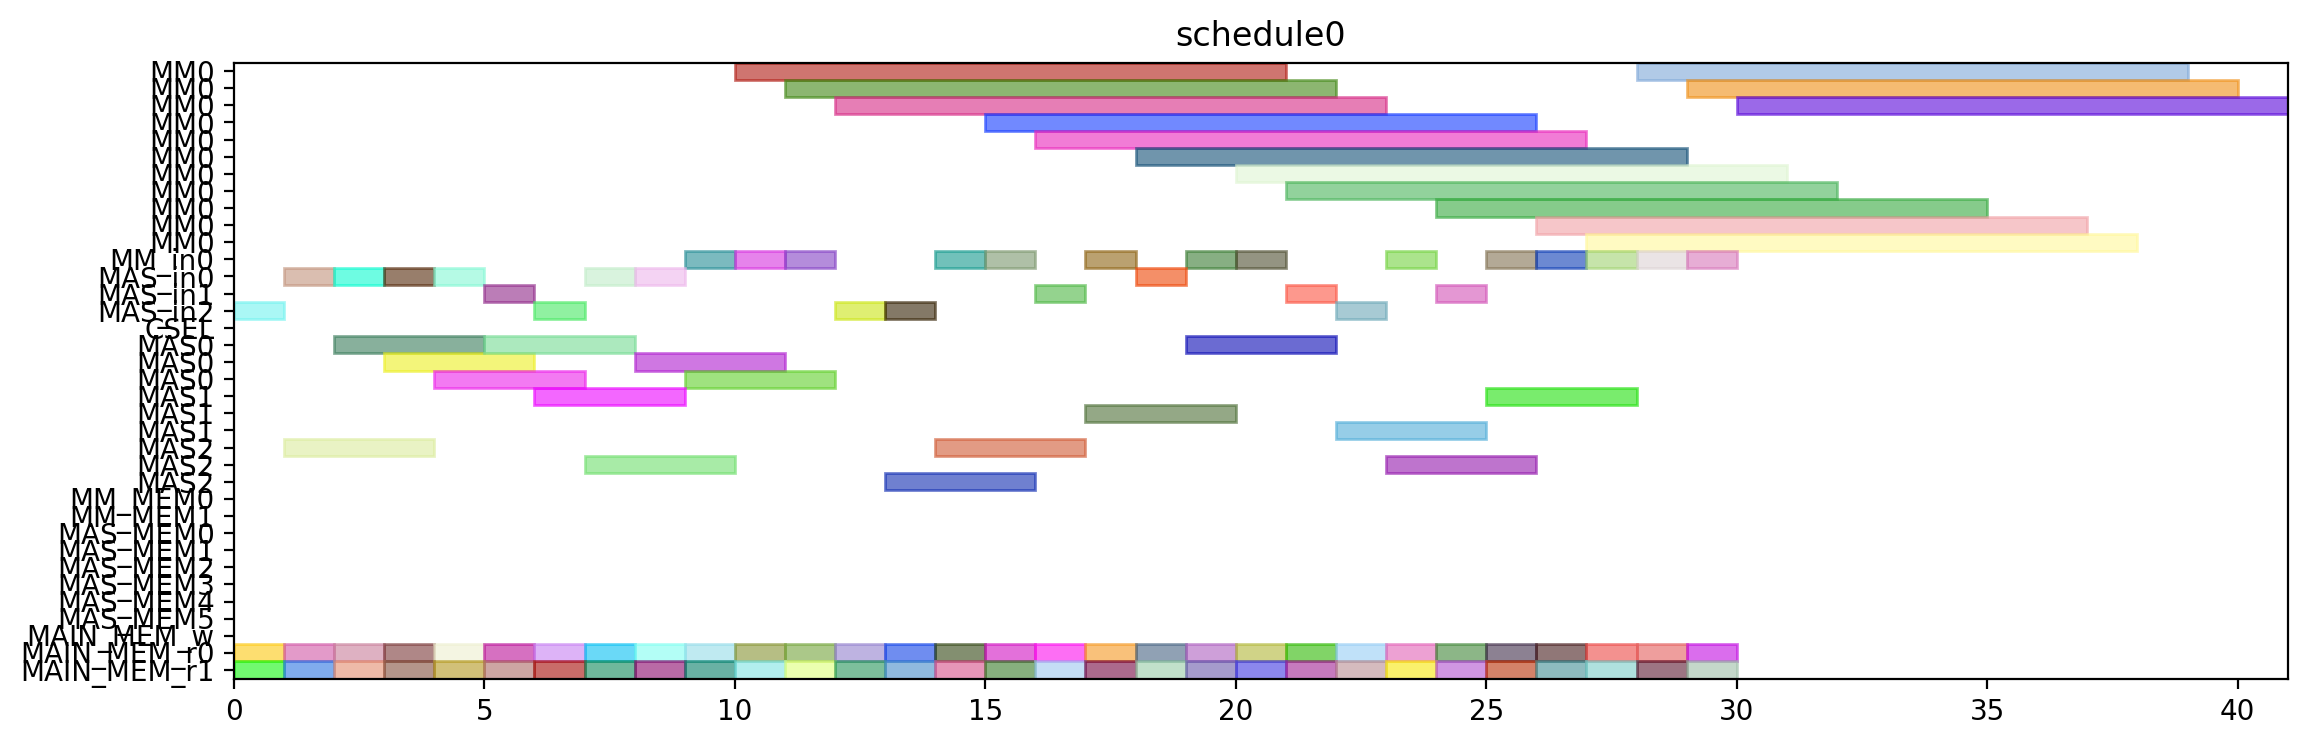

Write the Python code that produced this figure.
from pyschedule import Scenario, solvers, plotters, alt


def solve():
	horizon = 120
	S = Scenario("schedule0", horizon=horizon)

	# resource
	MM = S.Resources('MM', num=1, size=11)
	MM_in = S.Resources('MM_in', num=1)
	MAS_in = S.Resources('MAS_in', num=3)
	CSEL = S.Resource('CSEL')
	MAS = S.Resources('MAS', num=3, size=3, periods=range(1, horizon))
	MM_MEM = S.Resources('MM_MEM', num=2)
	MAS_MEM = S.Resources('MAS_MEM', num=6)
	MAIN_MEM_w = S.Resource('MAIN_MEM_w', size=1)
	MAIN_MEM_r = S.Resources('MAIN_MEM_r', num=2)

	# result of previous scheduling

	# new tasks
	t1_t0 = S.Task('t1_t0', length=11, delay_cost=1)
	t1_t0 += alt(MM)
	t1_t0_in = S.Task('t1_t0_in', length=1, delay_cost=1)
	t1_t0_in += alt(MM_in)
	S += t1_t0_in*MM_in[0]<=t1_t0*MM[0]
	t1_t0_mem0 = S.Task('t1_t0_mem0', length=1, delay_cost=1)
	t1_t0_mem0 += MAIN_MEM_r[0]
	S += t1_t0_mem0 <= t1_t0

	t1_t0_mem1 = S.Task('t1_t0_mem1', length=1, delay_cost=1)
	t1_t0_mem1 += MAIN_MEM_r[1]
	S += t1_t0_mem1 <= t1_t0

	t1_t1 = S.Task('t1_t1', length=11, delay_cost=1)
	t1_t1 += alt(MM)
	t1_t1_in = S.Task('t1_t1_in', length=1, delay_cost=1)
	t1_t1_in += alt(MM_in)
	S += t1_t1_in*MM_in[0]<=t1_t1*MM[0]
	t1_t1_mem0 = S.Task('t1_t1_mem0', length=1, delay_cost=1)
	t1_t1_mem0 += MAIN_MEM_r[0]
	S += t1_t1_mem0 <= t1_t1

	t1_t1_mem1 = S.Task('t1_t1_mem1', length=1, delay_cost=1)
	t1_t1_mem1 += MAIN_MEM_r[1]
	S += t1_t1_mem1 <= t1_t1

	t1_t2 = S.Task('t1_t2', length=3, delay_cost=1)
	t1_t2 += alt(MAS)
	t1_t2_in = S.Task('t1_t2_in', length=1, delay_cost=1)
	t1_t2_in += alt(MAS_in)
	S += t1_t2_in*MAS_in[0]<=t1_t2*MAS[0]

	S += t1_t2_in*MAS_in[1]<=t1_t2*MAS[1]

	S += t1_t2_in*MAS_in[2]<=t1_t2*MAS[2]

	t1_t2_mem0 = S.Task('t1_t2_mem0', length=1, delay_cost=1)
	t1_t2_mem0 += MAIN_MEM_r[0]
	S += t1_t2_mem0 <= t1_t2

	t1_t2_mem1 = S.Task('t1_t2_mem1', length=1, delay_cost=1)
	t1_t2_mem1 += MAIN_MEM_r[1]
	S += t1_t2_mem1 <= t1_t2

	t1_t3 = S.Task('t1_t3', length=3, delay_cost=1)
	t1_t3 += alt(MAS)
	t1_t3_in = S.Task('t1_t3_in', length=1, delay_cost=1)
	t1_t3_in += alt(MAS_in)
	S += t1_t3_in*MAS_in[0]<=t1_t3*MAS[0]

	S += t1_t3_in*MAS_in[1]<=t1_t3*MAS[1]

	S += t1_t3_in*MAS_in[2]<=t1_t3*MAS[2]

	t1_t3_mem0 = S.Task('t1_t3_mem0', length=1, delay_cost=1)
	t1_t3_mem0 += MAIN_MEM_r[0]
	S += t1_t3_mem0 <= t1_t3

	t1_t3_mem1 = S.Task('t1_t3_mem1', length=1, delay_cost=1)
	t1_t3_mem1 += MAIN_MEM_r[1]
	S += t1_t3_mem1 <= t1_t3

	t2_t0 = S.Task('t2_t0', length=11, delay_cost=1)
	t2_t0 += alt(MM)
	t2_t0_in = S.Task('t2_t0_in', length=1, delay_cost=1)
	t2_t0_in += alt(MM_in)
	S += t2_t0_in*MM_in[0]<=t2_t0*MM[0]
	t2_t0_mem0 = S.Task('t2_t0_mem0', length=1, delay_cost=1)
	t2_t0_mem0 += MAIN_MEM_r[0]
	S += t2_t0_mem0 <= t2_t0

	t2_t0_mem1 = S.Task('t2_t0_mem1', length=1, delay_cost=1)
	t2_t0_mem1 += MAIN_MEM_r[1]
	S += t2_t0_mem1 <= t2_t0

	t2_t1 = S.Task('t2_t1', length=11, delay_cost=1)
	t2_t1 += alt(MM)
	t2_t1_in = S.Task('t2_t1_in', length=1, delay_cost=1)
	t2_t1_in += alt(MM_in)
	S += t2_t1_in*MM_in[0]<=t2_t1*MM[0]
	t2_t1_mem0 = S.Task('t2_t1_mem0', length=1, delay_cost=1)
	t2_t1_mem0 += MAIN_MEM_r[0]
	S += t2_t1_mem0 <= t2_t1

	t2_t1_mem1 = S.Task('t2_t1_mem1', length=1, delay_cost=1)
	t2_t1_mem1 += MAIN_MEM_r[1]
	S += t2_t1_mem1 <= t2_t1

	t2_t2 = S.Task('t2_t2', length=3, delay_cost=1)
	t2_t2 += alt(MAS)
	t2_t2_in = S.Task('t2_t2_in', length=1, delay_cost=1)
	t2_t2_in += alt(MAS_in)
	S += t2_t2_in*MAS_in[0]<=t2_t2*MAS[0]

	S += t2_t2_in*MAS_in[1]<=t2_t2*MAS[1]

	S += t2_t2_in*MAS_in[2]<=t2_t2*MAS[2]

	t2_t2_mem0 = S.Task('t2_t2_mem0', length=1, delay_cost=1)
	t2_t2_mem0 += MAIN_MEM_r[0]
	S += t2_t2_mem0 <= t2_t2

	t2_t2_mem1 = S.Task('t2_t2_mem1', length=1, delay_cost=1)
	t2_t2_mem1 += MAIN_MEM_r[1]
	S += t2_t2_mem1 <= t2_t2

	t2_t3 = S.Task('t2_t3', length=3, delay_cost=1)
	t2_t3 += alt(MAS)
	t2_t3_in = S.Task('t2_t3_in', length=1, delay_cost=1)
	t2_t3_in += alt(MAS_in)
	S += t2_t3_in*MAS_in[0]<=t2_t3*MAS[0]

	S += t2_t3_in*MAS_in[1]<=t2_t3*MAS[1]

	S += t2_t3_in*MAS_in[2]<=t2_t3*MAS[2]

	t2_t3_mem0 = S.Task('t2_t3_mem0', length=1, delay_cost=1)
	t2_t3_mem0 += MAIN_MEM_r[0]
	S += t2_t3_mem0 <= t2_t3

	t2_t3_mem1 = S.Task('t2_t3_mem1', length=1, delay_cost=1)
	t2_t3_mem1 += MAIN_MEM_r[1]
	S += t2_t3_mem1 <= t2_t3

	t0_t0 = S.Task('t0_t0', length=11, delay_cost=1)
	t0_t0 += alt(MM)
	t0_t0_in = S.Task('t0_t0_in', length=1, delay_cost=1)
	t0_t0_in += alt(MM_in)
	S += t0_t0_in*MM_in[0]<=t0_t0*MM[0]
	t0_t0_mem0 = S.Task('t0_t0_mem0', length=1, delay_cost=1)
	t0_t0_mem0 += MAIN_MEM_r[0]
	S += t0_t0_mem0 <= t0_t0

	t0_t0_mem1 = S.Task('t0_t0_mem1', length=1, delay_cost=1)
	t0_t0_mem1 += MAIN_MEM_r[1]
	S += t0_t0_mem1 <= t0_t0

	t0_t1 = S.Task('t0_t1', length=11, delay_cost=1)
	t0_t1 += alt(MM)
	t0_t1_in = S.Task('t0_t1_in', length=1, delay_cost=1)
	t0_t1_in += alt(MM_in)
	S += t0_t1_in*MM_in[0]<=t0_t1*MM[0]
	t0_t1_mem0 = S.Task('t0_t1_mem0', length=1, delay_cost=1)
	t0_t1_mem0 += MAIN_MEM_r[0]
	S += t0_t1_mem0 <= t0_t1

	t0_t1_mem1 = S.Task('t0_t1_mem1', length=1, delay_cost=1)
	t0_t1_mem1 += MAIN_MEM_r[1]
	S += t0_t1_mem1 <= t0_t1

	t0_t2 = S.Task('t0_t2', length=3, delay_cost=1)
	t0_t2 += alt(MAS)
	t0_t2_in = S.Task('t0_t2_in', length=1, delay_cost=1)
	t0_t2_in += alt(MAS_in)
	S += t0_t2_in*MAS_in[0]<=t0_t2*MAS[0]

	S += t0_t2_in*MAS_in[1]<=t0_t2*MAS[1]

	S += t0_t2_in*MAS_in[2]<=t0_t2*MAS[2]

	t0_t2_mem0 = S.Task('t0_t2_mem0', length=1, delay_cost=1)
	t0_t2_mem0 += MAIN_MEM_r[0]
	S += t0_t2_mem0 <= t0_t2

	t0_t2_mem1 = S.Task('t0_t2_mem1', length=1, delay_cost=1)
	t0_t2_mem1 += MAIN_MEM_r[1]
	S += t0_t2_mem1 <= t0_t2

	t0_t3 = S.Task('t0_t3', length=3, delay_cost=1)
	t0_t3 += alt(MAS)
	t0_t3_in = S.Task('t0_t3_in', length=1, delay_cost=1)
	t0_t3_in += alt(MAS_in)
	S += t0_t3_in*MAS_in[0]<=t0_t3*MAS[0]

	S += t0_t3_in*MAS_in[1]<=t0_t3*MAS[1]

	S += t0_t3_in*MAS_in[2]<=t0_t3*MAS[2]

	t0_t3_mem0 = S.Task('t0_t3_mem0', length=1, delay_cost=1)
	t0_t3_mem0 += MAIN_MEM_r[0]
	S += t0_t3_mem0 <= t0_t3

	t0_t3_mem1 = S.Task('t0_t3_mem1', length=1, delay_cost=1)
	t0_t3_mem1 += MAIN_MEM_r[1]
	S += t0_t3_mem1 <= t0_t3

	t4_t0_t0 = S.Task('t4_t0_t0', length=11, delay_cost=1)
	t4_t0_t0 += alt(MM)
	t4_t0_t0_in = S.Task('t4_t0_t0_in', length=1, delay_cost=1)
	t4_t0_t0_in += alt(MM_in)
	S += t4_t0_t0_in*MM_in[0]<=t4_t0_t0*MM[0]
	t4_t0_t0_mem0 = S.Task('t4_t0_t0_mem0', length=1, delay_cost=1)
	t4_t0_t0_mem0 += MAIN_MEM_r[0]
	S += t4_t0_t0_mem0 <= t4_t0_t0

	t4_t0_t0_mem1 = S.Task('t4_t0_t0_mem1', length=1, delay_cost=1)
	t4_t0_t0_mem1 += MAIN_MEM_r[1]
	S += t4_t0_t0_mem1 <= t4_t0_t0

	t4_t0_t1 = S.Task('t4_t0_t1', length=11, delay_cost=1)
	t4_t0_t1 += alt(MM)
	t4_t0_t1_in = S.Task('t4_t0_t1_in', length=1, delay_cost=1)
	t4_t0_t1_in += alt(MM_in)
	S += t4_t0_t1_in*MM_in[0]<=t4_t0_t1*MM[0]
	t4_t0_t1_mem0 = S.Task('t4_t0_t1_mem0', length=1, delay_cost=1)
	t4_t0_t1_mem0 += MAIN_MEM_r[0]
	S += t4_t0_t1_mem0 <= t4_t0_t1

	t4_t0_t1_mem1 = S.Task('t4_t0_t1_mem1', length=1, delay_cost=1)
	t4_t0_t1_mem1 += MAIN_MEM_r[1]
	S += t4_t0_t1_mem1 <= t4_t0_t1

	t4_t0_t2 = S.Task('t4_t0_t2', length=3, delay_cost=1)
	t4_t0_t2 += alt(MAS)
	t4_t0_t2_in = S.Task('t4_t0_t2_in', length=1, delay_cost=1)
	t4_t0_t2_in += alt(MAS_in)
	S += t4_t0_t2_in*MAS_in[0]<=t4_t0_t2*MAS[0]

	S += t4_t0_t2_in*MAS_in[1]<=t4_t0_t2*MAS[1]

	S += t4_t0_t2_in*MAS_in[2]<=t4_t0_t2*MAS[2]

	t4_t0_t2_mem0 = S.Task('t4_t0_t2_mem0', length=1, delay_cost=1)
	t4_t0_t2_mem0 += MAIN_MEM_r[0]
	S += t4_t0_t2_mem0 <= t4_t0_t2

	t4_t0_t2_mem1 = S.Task('t4_t0_t2_mem1', length=1, delay_cost=1)
	t4_t0_t2_mem1 += MAIN_MEM_r[1]
	S += t4_t0_t2_mem1 <= t4_t0_t2

	t4_t0_t3 = S.Task('t4_t0_t3', length=3, delay_cost=1)
	t4_t0_t3 += alt(MAS)
	t4_t0_t3_in = S.Task('t4_t0_t3_in', length=1, delay_cost=1)
	t4_t0_t3_in += alt(MAS_in)
	S += t4_t0_t3_in*MAS_in[0]<=t4_t0_t3*MAS[0]

	S += t4_t0_t3_in*MAS_in[1]<=t4_t0_t3*MAS[1]

	S += t4_t0_t3_in*MAS_in[2]<=t4_t0_t3*MAS[2]

	t4_t0_t3_mem0 = S.Task('t4_t0_t3_mem0', length=1, delay_cost=1)
	t4_t0_t3_mem0 += MAIN_MEM_r[0]
	S += t4_t0_t3_mem0 <= t4_t0_t3

	t4_t0_t3_mem1 = S.Task('t4_t0_t3_mem1', length=1, delay_cost=1)
	t4_t0_t3_mem1 += MAIN_MEM_r[1]
	S += t4_t0_t3_mem1 <= t4_t0_t3

	t4_t1_t0 = S.Task('t4_t1_t0', length=11, delay_cost=1)
	t4_t1_t0 += alt(MM)
	t4_t1_t0_in = S.Task('t4_t1_t0_in', length=1, delay_cost=1)
	t4_t1_t0_in += alt(MM_in)
	S += t4_t1_t0_in*MM_in[0]<=t4_t1_t0*MM[0]
	t4_t1_t0_mem0 = S.Task('t4_t1_t0_mem0', length=1, delay_cost=1)
	t4_t1_t0_mem0 += MAIN_MEM_r[0]
	S += t4_t1_t0_mem0 <= t4_t1_t0

	t4_t1_t0_mem1 = S.Task('t4_t1_t0_mem1', length=1, delay_cost=1)
	t4_t1_t0_mem1 += MAIN_MEM_r[1]
	S += t4_t1_t0_mem1 <= t4_t1_t0

	t4_t1_t1 = S.Task('t4_t1_t1', length=11, delay_cost=1)
	t4_t1_t1 += alt(MM)
	t4_t1_t1_in = S.Task('t4_t1_t1_in', length=1, delay_cost=1)
	t4_t1_t1_in += alt(MM_in)
	S += t4_t1_t1_in*MM_in[0]<=t4_t1_t1*MM[0]
	t4_t1_t1_mem0 = S.Task('t4_t1_t1_mem0', length=1, delay_cost=1)
	t4_t1_t1_mem0 += MAIN_MEM_r[0]
	S += t4_t1_t1_mem0 <= t4_t1_t1

	t4_t1_t1_mem1 = S.Task('t4_t1_t1_mem1', length=1, delay_cost=1)
	t4_t1_t1_mem1 += MAIN_MEM_r[1]
	S += t4_t1_t1_mem1 <= t4_t1_t1

	t4_t1_t2 = S.Task('t4_t1_t2', length=3, delay_cost=1)
	t4_t1_t2 += alt(MAS)
	t4_t1_t2_in = S.Task('t4_t1_t2_in', length=1, delay_cost=1)
	t4_t1_t2_in += alt(MAS_in)
	S += t4_t1_t2_in*MAS_in[0]<=t4_t1_t2*MAS[0]

	S += t4_t1_t2_in*MAS_in[1]<=t4_t1_t2*MAS[1]

	S += t4_t1_t2_in*MAS_in[2]<=t4_t1_t2*MAS[2]

	t4_t1_t2_mem0 = S.Task('t4_t1_t2_mem0', length=1, delay_cost=1)
	t4_t1_t2_mem0 += MAIN_MEM_r[0]
	S += t4_t1_t2_mem0 <= t4_t1_t2

	t4_t1_t2_mem1 = S.Task('t4_t1_t2_mem1', length=1, delay_cost=1)
	t4_t1_t2_mem1 += MAIN_MEM_r[1]
	S += t4_t1_t2_mem1 <= t4_t1_t2

	t4_t1_t3 = S.Task('t4_t1_t3', length=3, delay_cost=1)
	t4_t1_t3 += alt(MAS)
	t4_t1_t3_in = S.Task('t4_t1_t3_in', length=1, delay_cost=1)
	t4_t1_t3_in += alt(MAS_in)
	S += t4_t1_t3_in*MAS_in[0]<=t4_t1_t3*MAS[0]

	S += t4_t1_t3_in*MAS_in[1]<=t4_t1_t3*MAS[1]

	S += t4_t1_t3_in*MAS_in[2]<=t4_t1_t3*MAS[2]

	t4_t1_t3_mem0 = S.Task('t4_t1_t3_mem0', length=1, delay_cost=1)
	t4_t1_t3_mem0 += MAIN_MEM_r[0]
	S += t4_t1_t3_mem0 <= t4_t1_t3

	t4_t1_t3_mem1 = S.Task('t4_t1_t3_mem1', length=1, delay_cost=1)
	t4_t1_t3_mem1 += MAIN_MEM_r[1]
	S += t4_t1_t3_mem1 <= t4_t1_t3

	t4_t2_t0 = S.Task('t4_t2_t0', length=11, delay_cost=1)
	t4_t2_t0 += alt(MM)
	t4_t2_t0_in = S.Task('t4_t2_t0_in', length=1, delay_cost=1)
	t4_t2_t0_in += alt(MM_in)
	S += t4_t2_t0_in*MM_in[0]<=t4_t2_t0*MM[0]
	t4_t2_t0_mem0 = S.Task('t4_t2_t0_mem0', length=1, delay_cost=1)
	t4_t2_t0_mem0 += MAIN_MEM_r[0]
	S += t4_t2_t0_mem0 <= t4_t2_t0

	t4_t2_t0_mem1 = S.Task('t4_t2_t0_mem1', length=1, delay_cost=1)
	t4_t2_t0_mem1 += MAIN_MEM_r[1]
	S += t4_t2_t0_mem1 <= t4_t2_t0

	t4_t2_t1 = S.Task('t4_t2_t1', length=11, delay_cost=1)
	t4_t2_t1 += alt(MM)
	t4_t2_t1_in = S.Task('t4_t2_t1_in', length=1, delay_cost=1)
	t4_t2_t1_in += alt(MM_in)
	S += t4_t2_t1_in*MM_in[0]<=t4_t2_t1*MM[0]
	t4_t2_t1_mem0 = S.Task('t4_t2_t1_mem0', length=1, delay_cost=1)
	t4_t2_t1_mem0 += MAIN_MEM_r[0]
	S += t4_t2_t1_mem0 <= t4_t2_t1

	t4_t2_t1_mem1 = S.Task('t4_t2_t1_mem1', length=1, delay_cost=1)
	t4_t2_t1_mem1 += MAIN_MEM_r[1]
	S += t4_t2_t1_mem1 <= t4_t2_t1

	t4_t2_t2 = S.Task('t4_t2_t2', length=3, delay_cost=1)
	t4_t2_t2 += alt(MAS)
	t4_t2_t2_in = S.Task('t4_t2_t2_in', length=1, delay_cost=1)
	t4_t2_t2_in += alt(MAS_in)
	S += t4_t2_t2_in*MAS_in[0]<=t4_t2_t2*MAS[0]

	S += t4_t2_t2_in*MAS_in[1]<=t4_t2_t2*MAS[1]

	S += t4_t2_t2_in*MAS_in[2]<=t4_t2_t2*MAS[2]

	t4_t2_t2_mem0 = S.Task('t4_t2_t2_mem0', length=1, delay_cost=1)
	t4_t2_t2_mem0 += MAIN_MEM_r[0]
	S += t4_t2_t2_mem0 <= t4_t2_t2

	t4_t2_t2_mem1 = S.Task('t4_t2_t2_mem1', length=1, delay_cost=1)
	t4_t2_t2_mem1 += MAIN_MEM_r[1]
	S += t4_t2_t2_mem1 <= t4_t2_t2

	t4_t2_t3 = S.Task('t4_t2_t3', length=3, delay_cost=1)
	t4_t2_t3 += alt(MAS)
	t4_t2_t3_in = S.Task('t4_t2_t3_in', length=1, delay_cost=1)
	t4_t2_t3_in += alt(MAS_in)
	S += t4_t2_t3_in*MAS_in[0]<=t4_t2_t3*MAS[0]

	S += t4_t2_t3_in*MAS_in[1]<=t4_t2_t3*MAS[1]

	S += t4_t2_t3_in*MAS_in[2]<=t4_t2_t3*MAS[2]

	t4_t2_t3_mem0 = S.Task('t4_t2_t3_mem0', length=1, delay_cost=1)
	t4_t2_t3_mem0 += MAIN_MEM_r[0]
	S += t4_t2_t3_mem0 <= t4_t2_t3

	t4_t2_t3_mem1 = S.Task('t4_t2_t3_mem1', length=1, delay_cost=1)
	t4_t2_t3_mem1 += MAIN_MEM_r[1]
	S += t4_t2_t3_mem1 <= t4_t2_t3

	t4_t40 = S.Task('t4_t40', length=3, delay_cost=1)
	t4_t40 += alt(MAS)
	t4_t40_in = S.Task('t4_t40_in', length=1, delay_cost=1)
	t4_t40_in += alt(MAS_in)
	S += t4_t40_in*MAS_in[0]<=t4_t40*MAS[0]

	S += t4_t40_in*MAS_in[1]<=t4_t40*MAS[1]

	S += t4_t40_in*MAS_in[2]<=t4_t40*MAS[2]

	t4_t40_mem0 = S.Task('t4_t40_mem0', length=1, delay_cost=1)
	t4_t40_mem0 += MAIN_MEM_r[0]
	S += t4_t40_mem0 <= t4_t40

	t4_t40_mem1 = S.Task('t4_t40_mem1', length=1, delay_cost=1)
	t4_t40_mem1 += MAIN_MEM_r[1]
	S += t4_t40_mem1 <= t4_t40

	t4_t41 = S.Task('t4_t41', length=3, delay_cost=1)
	t4_t41 += alt(MAS)
	t4_t41_in = S.Task('t4_t41_in', length=1, delay_cost=1)
	t4_t41_in += alt(MAS_in)
	S += t4_t41_in*MAS_in[0]<=t4_t41*MAS[0]

	S += t4_t41_in*MAS_in[1]<=t4_t41*MAS[1]

	S += t4_t41_in*MAS_in[2]<=t4_t41*MAS[2]

	t4_t41_mem0 = S.Task('t4_t41_mem0', length=1, delay_cost=1)
	t4_t41_mem0 += MAIN_MEM_r[0]
	S += t4_t41_mem0 <= t4_t41

	t4_t41_mem1 = S.Task('t4_t41_mem1', length=1, delay_cost=1)
	t4_t41_mem1 += MAIN_MEM_r[1]
	S += t4_t41_mem1 <= t4_t41

	t4_t50 = S.Task('t4_t50', length=3, delay_cost=1)
	t4_t50 += alt(MAS)
	t4_t50_in = S.Task('t4_t50_in', length=1, delay_cost=1)
	t4_t50_in += alt(MAS_in)
	S += t4_t50_in*MAS_in[0]<=t4_t50*MAS[0]

	S += t4_t50_in*MAS_in[1]<=t4_t50*MAS[1]

	S += t4_t50_in*MAS_in[2]<=t4_t50*MAS[2]

	t4_t50_mem0 = S.Task('t4_t50_mem0', length=1, delay_cost=1)
	t4_t50_mem0 += MAIN_MEM_r[0]
	S += t4_t50_mem0 <= t4_t50

	t4_t50_mem1 = S.Task('t4_t50_mem1', length=1, delay_cost=1)
	t4_t50_mem1 += MAIN_MEM_r[1]
	S += t4_t50_mem1 <= t4_t50

	t4_t51 = S.Task('t4_t51', length=3, delay_cost=1)
	t4_t51 += alt(MAS)
	t4_t51_in = S.Task('t4_t51_in', length=1, delay_cost=1)
	t4_t51_in += alt(MAS_in)
	S += t4_t51_in*MAS_in[0]<=t4_t51*MAS[0]

	S += t4_t51_in*MAS_in[1]<=t4_t51*MAS[1]

	S += t4_t51_in*MAS_in[2]<=t4_t51*MAS[2]

	t4_t51_mem0 = S.Task('t4_t51_mem0', length=1, delay_cost=1)
	t4_t51_mem0 += MAIN_MEM_r[0]
	S += t4_t51_mem0 <= t4_t51

	t4_t51_mem1 = S.Task('t4_t51_mem1', length=1, delay_cost=1)
	t4_t51_mem1 += MAIN_MEM_r[1]
	S += t4_t51_mem1 <= t4_t51

	t4_t8_t0 = S.Task('t4_t8_t0', length=11, delay_cost=1)
	t4_t8_t0 += alt(MM)
	t4_t8_t0_in = S.Task('t4_t8_t0_in', length=1, delay_cost=1)
	t4_t8_t0_in += alt(MM_in)
	S += t4_t8_t0_in*MM_in[0]<=t4_t8_t0*MM[0]
	t4_t8_t0_mem0 = S.Task('t4_t8_t0_mem0', length=1, delay_cost=1)
	t4_t8_t0_mem0 += MAIN_MEM_r[0]
	S += t4_t8_t0_mem0 <= t4_t8_t0

	t4_t8_t0_mem1 = S.Task('t4_t8_t0_mem1', length=1, delay_cost=1)
	t4_t8_t0_mem1 += MAIN_MEM_r[1]
	S += t4_t8_t0_mem1 <= t4_t8_t0

	t4_t8_t1 = S.Task('t4_t8_t1', length=11, delay_cost=1)
	t4_t8_t1 += alt(MM)
	t4_t8_t1_in = S.Task('t4_t8_t1_in', length=1, delay_cost=1)
	t4_t8_t1_in += alt(MM_in)
	S += t4_t8_t1_in*MM_in[0]<=t4_t8_t1*MM[0]
	t4_t8_t1_mem0 = S.Task('t4_t8_t1_mem0', length=1, delay_cost=1)
	t4_t8_t1_mem0 += MAIN_MEM_r[0]
	S += t4_t8_t1_mem0 <= t4_t8_t1

	t4_t8_t1_mem1 = S.Task('t4_t8_t1_mem1', length=1, delay_cost=1)
	t4_t8_t1_mem1 += MAIN_MEM_r[1]
	S += t4_t8_t1_mem1 <= t4_t8_t1

	solvers.mip.solve(S,msg=1,kind='CPLEX',ratio_gap=1.01)

	solution = [['hoge']*len(S.solution()[1]) for i in range(len(S.solution()))]
	for i in range(len(S.solution())):
		for j in range(len(S.solution()[i])):
			solution[i][j]=str(S.solution()[i][j])
	print(solution)

	cycles = int(solution[-1][3])

	pic_file_name = "/mnt/rose/usr1/fukuda/ABE/multiRAM_multiMAS_16mux/scheduling_result/stage11MM1_stage3MAS3/SPARSE/schedule0.png"
	if(S.solution() != []):
		plotters.matplotlib.plot(S,img_filename=pic_file_name, show_task_labels=False, fig_size=(cycles*0.25+3, 4))

	return solution
